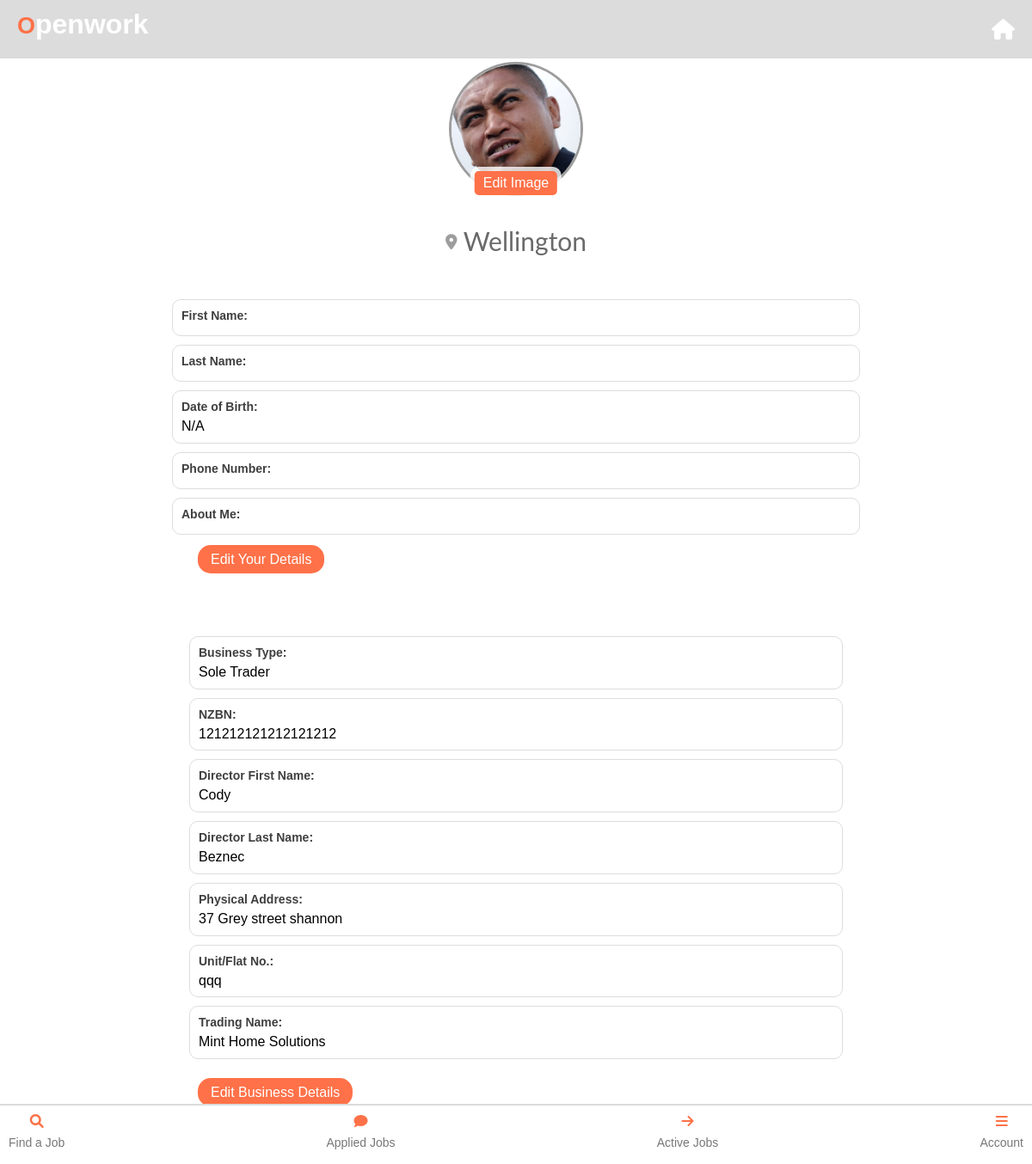
Page /profile/labourer (signed in) on the committed database.
### app.py (models this page shows)
class UserProfileImage(db.Model):
    id = db.Column(db.Integer, primary_key=True)
    user_id = db.Column(db.Integer, db.ForeignKey('user.id'), nullable=False)
    filename = db.Column(db.String(100), nullable=False)

class User(UserMixin, db.Model):
    id = db.Column(db.Integer, primary_key=True)
    user_type = db.Column(db.String(20), nullable=False, default='labourer')
    location = db.Column(db.String(100), nullable=False)
    email = db.Column(db.String(100), unique=True, nullable=False)
    password = db.Column(db.String(100), nullable=False)
    first_name = db.Column(db.String(50), nullable=True)  # Initially nullable
    last_name = db.Column(db.String(50), nullable=True)   # Initially nullable
    jobs_completed = db.Column(db.Integer, default=0)
    business_profile = db.relationship('BusinessProfile', backref='user', uselist=False)
    profile_image = db.relationship('UserProfileImage', backref='user', uselist=False)
    labourer_profile = db.relationship('LabourerProfile', backref='user', uselist=False)
    company_details = db.relationship('CompanyDetails', uselist=False)

class CompanyDetails(db.Model):
    id = db.Column(db.Integer, primary_key=True)
    user_id = db.Column(db.Integer, db.ForeignKey('user.id'), unique=True, nullable=False)
    business_type = db.Column(db.String(100), nullable=False)
    nzbn = db.Column(db.String(100))
    director_first_name = db.Column(db.String(50), nullable=False)
    director_last_name = db.Column(db.String(50), nullable=False)
    physical_address = db.Column(db.String(100), nullable=False)
    unit_no = db.Column(db.String(10))
    trading_name = db.Column(db.String(100), nullable=False)

### app.py (the view, shortened to what this page needs)
@app.route('/profile/labourer', methods=['GET', 'POST'])
@login_required
def labourer_image():
    if current_user.profile_image is None:
        default_image_filename = 'orange.png'
        current_user.profile_image = UserProfileImage(user_id=current_user.id, filename=default_image_filename)
        db.session.add(current_user.profile_image)
        db.session.commit()
    return render_template('labourer_profile.html')

### app.py (called while the page is built)
@login_manager.user_loader
def load_user(user_id):
    return User.query.get(int(user_id))  # Load a user by ID

### templates/labourer_profile.html (shortened to what this page needs)
<!DOCTYPE html>
<html lang="en">
<head>
</head>
</head>
<body>
  {% extends 'base_labour.html' %}
  {% block content %}
<div class="profile-pic-container">
  <div class="profile-pic-wrapper">
    <img
      src="{{ url_for('static', filename='profile_pics/' + (current_user.profile_image.filename if current_user.profile_image else 'orange.png')) }}"
      alt="Profile Image"
      class="profile-pic"
      id="profile-image">
  </div>
  <div class="profile-pic-overlay">
    <form id="profile-image-form" action="{{ url_for('labourer_image') }}" method="POST" enctype="multipart/form-data">
      <label for="profile-image-upload" class="edit-pic-button">Edit Image</label>
    </form>
  </div>
</div>
  <div class="user-location">
    <p><i class="fas fa-map-marker-alt"></i> {{ current_user.location }}</p>
  </div>
  <div class="user-info-container">
       <div class="info-item">
        <strong>First Name:</strong>
      </div>
      <div class="info-item">
        <strong>Last Name:</strong>
      </div>
      <div class="info-item">
        {% if current_user.labourer_profile.date_of_birth %}
        <strong>Date of Birth:</strong>
        <span>{{ current_user.labourer_profile.date_of_birth.strftime('%d-%m-%Y') }}</span>
        {% else %}
        <strong>Date of Birth:</strong>
        <span>N/A</span>
        {% endif %}
      </div>
      <div class="info-item">
        <strong>Phone Number:</strong>
      </div>
      <div class="info-item">
        <strong>About Me:</strong>
      </div>
      <div class="edit-button">
      <a href="{{ url_for('edit_labourer_profile') }}" class="profile-link">Edit Your Details</a>
    </div>
  </div>
  <div class="company-info-container">
    <div class="company-info">
      <div class="info-item">
        <strong>Business Type:</strong>
        <span>{{ current_user.company_details.business_type }}</span>
      </div>
      <div class="info-item">
        <strong>NZBN:</strong>
        <span>{{ current_user.company_details.nzbn }}</span>
      </div>
      <div class="info-item">
        <strong>Director First Name:</strong>
        <span>{{ current_user.company_details.director_first_name }}</span>
      </div>
      <div class="info-item">
        <strong>Director Last Name:</strong>
        <span>{{ current_user.company_details.director_last_name }}</span>
      </div>
      <div class="info-item">
        <strong>Physical Address:</strong>
        <span>{{ current_user.company_details.physical_address }}</span>
      </div>
      <div class="info-item">
        <strong>Unit/Flat No.:</strong>
        <span>{{ current_user.company_details.unit_no }}</span>
      </div>
      <div class="info-item">
        <strong>Trading Name:</strong>
        <span>{{ current_user.company_details.trading_name }}</span>
      </div>
    </div>
    <div class="edit-company-details-button">
      <a href="{{ url_for('edit_tradesman_profile') }}" class="profile-link">Edit Business Details</a>
    </div>
  </div>
  <br>
  <br>
  <br>
  {% endblock %}

### templates/labourer_profile.html (style rules this page uses)
body { font-family: 'Lucida Sans', 'Lucida Sans Regular', 'Lucida Grande', 'Lucida Sans Unicode', Geneva, Verdana, sans-serif; background-color: #ffffff; margin: 0; padding: 0; }
.profile-link { color: #fff; background-color: #ff7148; border-radius: 15px; padding: 8px 15px; text-decoration: none; }
.profile-pic-container { position: relative; display: block; align-items: center; justify-content: center; text-align: center; }
.profile-pic { height: 150px; width: 150px; border-radius: 50%; transition: transform 0.3s; object-fit: cover; border: #3f3f3f82 3px solid; }
.profile-pic-overlay { position: absolute; bottom: 0; left: 50%; transform: translateX(-50%); background-color: rgba(255, 255, 255, 0.8); border-top-left-radius: 10px; border-top-right-radius: 10px; padding: 5px; }
.edit-pic-button { background-color: #ff7148; color: white; border: none; padding: 5px 10px; cursor: pointer; border-radius: 5px; display: inline-block; }
.user-info-container { max-width: 800px; margin: 0 auto; padding: 20px; background-color: #ffffff; border-top: 12x solid #ddd; text-align: left; }
.user-info-container .info-item { border: 1px solid #ddd; border-radius: 10px; padding: 10px; margin-bottom: 10px; }
.user-info-container .info-item strong { color: #3f3f3f; display: block; font-size: 14px; font-weight: bold; margin-bottom: 5px; }
.user-info-container .info-item span { font-size: 16px; vertical-align: middle; }
.company-info-container { max-width: 800px; margin: 20px auto; background-color: #ffffff; border: 13x solid #ddd; text-align: left; }
.company-info { padding: 20px; }
.edit-company-details-button { margin-left: 30px; }
.company-info-container .info-item { border: 1px solid #ddd; border-radius: 10px; padding: 10px; margin-bottom: 10px; }
.company-info-container .info-item strong { color: #3f3f3f; display: block; font-size: 14px; font-weight: bold; margin-bottom: 5px; }
.company-info-container .info-item span { font-size: 16px; vertical-align: middle; }
.edit-button { margin-left: 30px; margin-top: 20px; margin-bottom: 20px; }
.user-location { text-align: center; font-family: 'Lato', sans-serif; font-size: 30px; color: #3f3f3fc6; }
.user-location .fa-map-marker-alt { font-size: 18px; vertical-align: 25%; color: #3f3f3f82; }

### rows in the picture
UserProfileImage: filename (picture)
User: location "Wellington"
CompanyDetails: company_details.business_type "Sole Trader", company_details.nzbn "121212121212121212", company_details.director_first_name "Cody", company_details.director_last_name "Beznec", company_details.physical_address "37 Grey street shannon", company_details.unit_no "qqq", company_details.trading_name "Mint Home Solutions"
